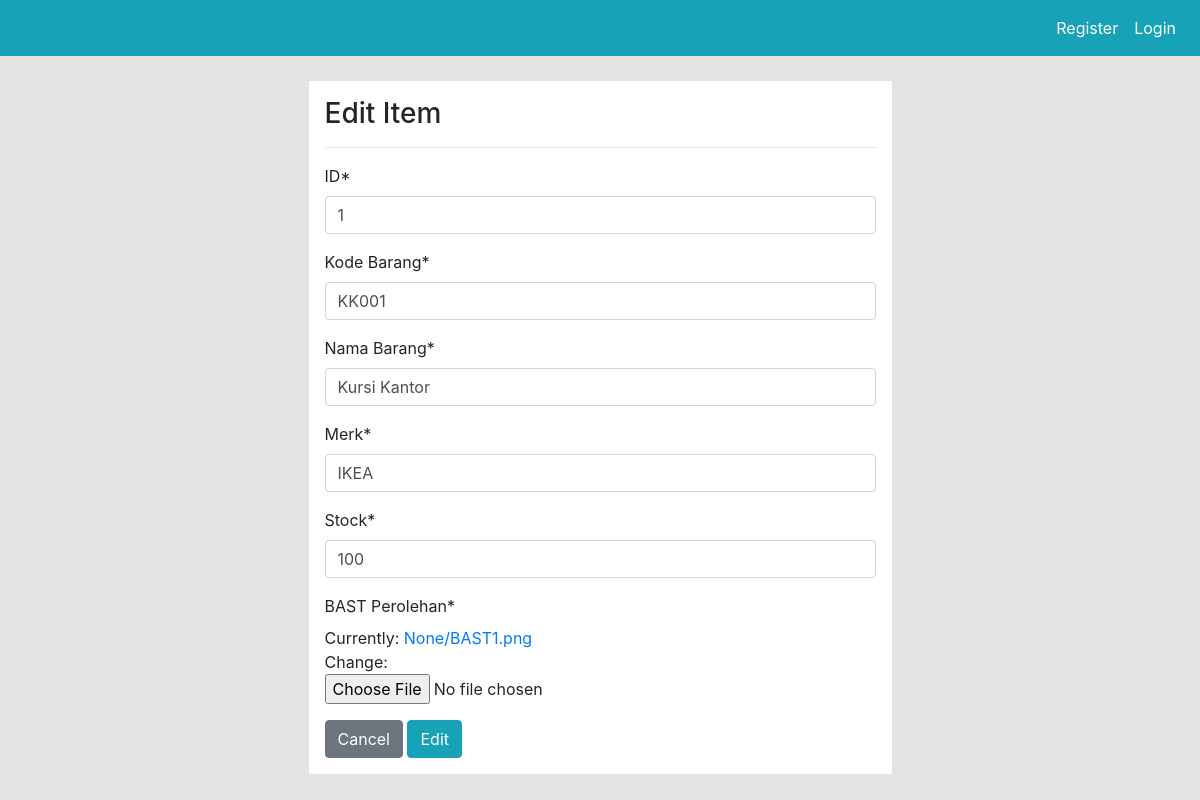
Screenshot of /barang/update/KK001/ with the database file from the repository.
### dashboard/models.py (models this page shows, shortened)
class Barang(models.Model):
    ID = models.PositiveIntegerField()
    Kode_Barang = models.CharField(max_length=6, primary_key=True)
    Nama_Barang = models.CharField(max_length=30, null=True)
    Merk = models.CharField(max_length=30, null=True)
    Stock = models.PositiveIntegerField(null=True)
    BAST = models.FileField(("BAST Perolehan"), upload_to=None, max_length=100)

### dashboard/views.py (the view)
# urls.py: path('barang/update/<str:pk>/', views.update_barang, name='dashboard-update-barang'),
def update_barang(request, pk):
    item = Barang.objects.get(Kode_Barang=pk)
    if request.method=='POST' :
        form = BarangForm(request.POST, instance=item)
        if form.is_valid():
            form.save()
            return redirect('dashboard-barang')
    else:
        form = BarangForm(instance=item)
    context ={
        'form':form
    }
    return render(request, 'dashboard/update_barang.html', context)

### dashboard/forms.py
class BarangForm(forms.ModelForm):
    class Meta:
        model = Barang
        fields = ['ID', 'Kode_Barang', 'Nama_Barang', 'Merk', 'Stock', 'BAST']

### templates/dashboard/update_barang.html (shortened to what this page needs)
{% extends 'partials/base.html' %}
{% load crispy_forms_tags %}
{% block content %}
<div class="row my-4">
    <div class="col-md-6 offset-md-3">
        <div class="border p-3 bg-white">
            <h3>Edit Item</h3>
            <hr>
            <form method="POST">
                {{ form|crispy }}
                <a class="btn btn-secondary" href="{% url 'dashboard-barang' %}">Cancel</a>
                <input class="btn btn-info" type="submit" value="Edit">
        </div>
    </div>
</div>
{% endblock %}

### static/style.css (style rules this page uses)
body { background: rgb(230, 227, 227); }
* { box-sizing: border-box; }

### rows the page displays
Barang: ID "1", Kode_Barang "KK001", Nama_Barang "Kursi Kantor", Merk "IKEA", Stock "100"
